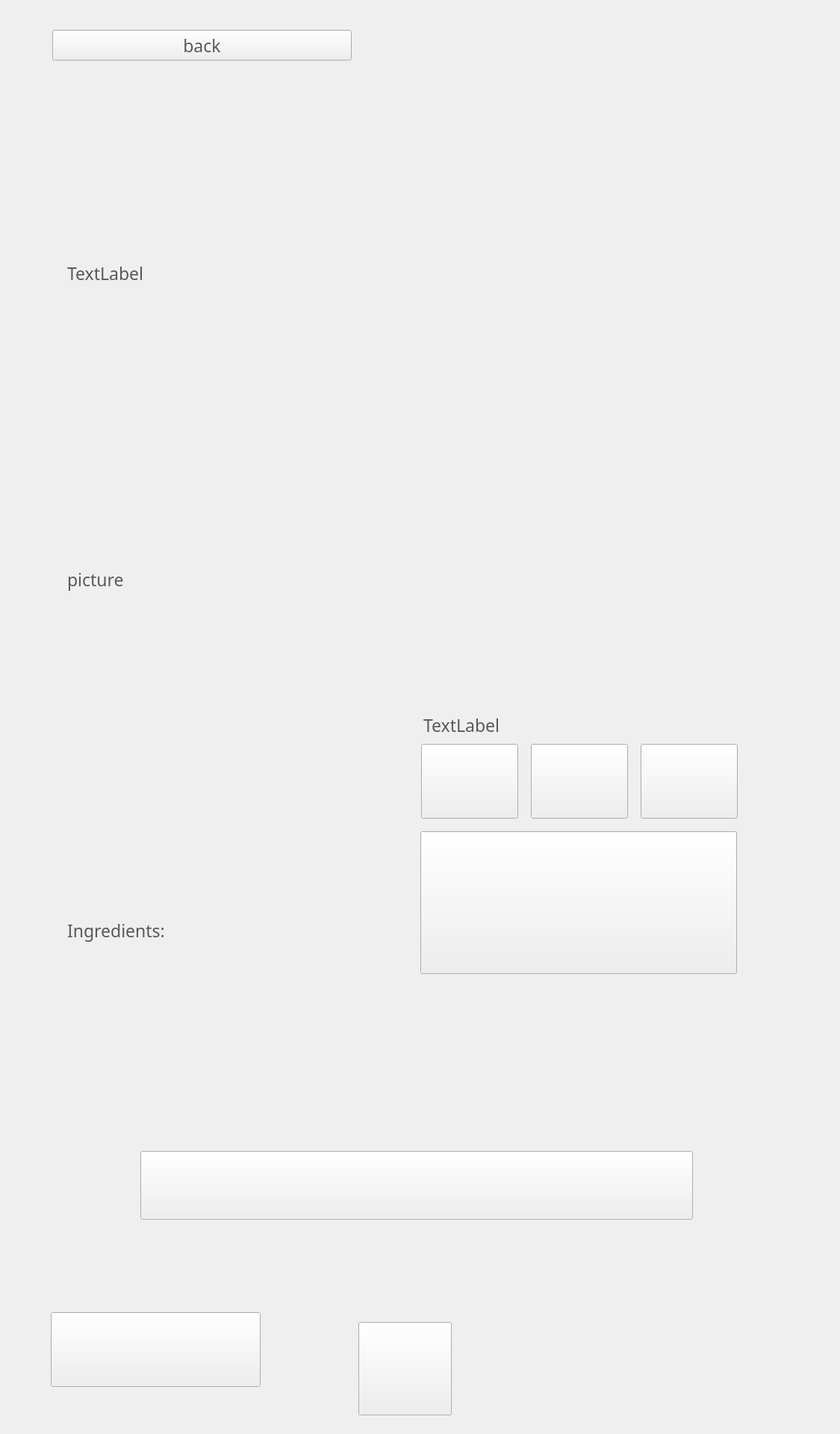
<?xml version="1.0" encoding="UTF-8"?>
<ui version="4.0">
 <class>page_product</class>
 <widget class="QWidget" name="page_product">
  <property name="geometry">
   <rect>
    <x>0</x>
    <y>0</y>
    <width>1125</width>
    <height>1920</height>
   </rect>
  </property>
  <property name="font">
   <font>
    <family>Montserrat</family>
    <pointsize>-1</pointsize>
    <weight>50</weight>
    <bold>false</bold>
   </font>
  </property>
  <property name="windowTitle">
   <string>Form</string>
  </property>
  <property name="styleSheet">
   <string notr="true">color: #58595B;
font-family: Montserrat;
font-style: light;
font-weight: normal;
font-size: 23px;
line-height: 29px;</string>
  </property>
  <widget class="QPushButton" name="pushButton_previous_page">
   <property name="geometry">
    <rect>
     <x>68</x>
     <y>1757</y>
     <width>281</width>
     <height>100</height>
    </rect>
   </property>
   <property name="text">
    <string/>
   </property>
  </widget>
  <widget class="QPushButton" name="pushButton_continue">
   <property name="geometry">
    <rect>
     <x>188</x>
     <y>1541</y>
     <width>740</width>
     <height>92</height>
    </rect>
   </property>
   <property name="autoFillBackground">
    <bool>false</bool>
   </property>
   <property name="text">
    <string/>
   </property>
  </widget>
  <widget class="QPushButton" name="pushButton_to_help">
   <property name="enabled">
    <bool>true</bool>
   </property>
   <property name="geometry">
    <rect>
     <x>480</x>
     <y>1770</y>
     <width>125</width>
     <height>125</height>
    </rect>
   </property>
   <property name="text">
    <string/>
   </property>
  </widget>
  <widget class="QLabel" name="label_price_custom">
   <property name="geometry">
    <rect>
     <x>550</x>
     <y>1160</y>
     <width>451</width>
     <height>101</height>
    </rect>
   </property>
   <property name="layoutDirection">
    <enum>Qt::LeftToRight</enum>
   </property>
   <property name="styleSheet">
    <string notr="true">font-family: Montserrat;
background-image: url(background.png);
font-style: normal;
font-weight: bold;
font-size: 36px;
line-height: 44px;
color: #FFFFFF;
text-align: center;
</string>
   </property>
   <property name="text">
    <string/>
   </property>
   <property name="alignment">
    <set>Qt::AlignCenter</set>
   </property>
   <property name="wordWrap">
    <bool>true</bool>
   </property>
  </widget>
  <widget class="QLabel" name="label_price_large">
   <property name="geometry">
    <rect>
     <x>860</x>
     <y>1040</y>
     <width>121</width>
     <height>41</height>
    </rect>
   </property>
   <property name="layoutDirection">
    <enum>Qt::LeftToRight</enum>
   </property>
   <property name="styleSheet">
    <string notr="true">font-family: Montserrat;
background-image: url(/home/df-admin/production/references/background.png);
font-style: normal;
font-weight: bold;
font-size: 36px;
line-height: 44px;
color: #3D6675;
text-align: center;</string>
   </property>
   <property name="text">
    <string/>
   </property>
   <property name="alignment">
    <set>Qt::AlignCenter</set>
   </property>
  </widget>
  <widget class="QLabel" name="label_size_custom">
   <property name="geometry">
    <rect>
     <x>570</x>
     <y>1110</y>
     <width>401</width>
     <height>41</height>
    </rect>
   </property>
   <property name="styleSheet">
    <string notr="true">color: #5E8680;
font-family: Montserrat;
font-style: light;
font-weight: normal;
font-size: 20px;
line-height: 24px;
text-align: center;
</string>
   </property>
   <property name="text">
    <string/>
   </property>
   <property name="alignment">
    <set>Qt::AlignCenter</set>
   </property>
  </widget>
  <widget class="QLabel" name="label_size_large">
   <property name="geometry">
    <rect>
     <x>860</x>
     <y>1000</y>
     <width>121</width>
     <height>31</height>
    </rect>
   </property>
   <property name="styleSheet">
    <string notr="true">color: #5E8680;
font-family: Montserrat;
font-style: light;
font-weight: normal;
font-size: 20px;
line-height: 24px;
text-align: center;</string>
   </property>
   <property name="text">
    <string/>
   </property>
   <property name="alignment">
    <set>Qt::AlignCenter</set>
   </property>
  </widget>
  <widget class="QPushButton" name="pushButton_order_small">
   <property name="geometry">
    <rect>
     <x>564</x>
     <y>996</y>
     <width>130</width>
     <height>100</height>
    </rect>
   </property>
   <property name="autoFillBackground">
    <bool>false</bool>
   </property>
   <property name="text">
    <string/>
   </property>
  </widget>
  <widget class="QPushButton" name="pushButton_order_big">
   <property name="geometry">
    <rect>
     <x>858</x>
     <y>996</y>
     <width>130</width>
     <height>100</height>
    </rect>
   </property>
   <property name="text">
    <string/>
   </property>
  </widget>
  <widget class="QPushButton" name="pushButton_order_medium">
   <property name="geometry">
    <rect>
     <x>711</x>
     <y>996</y>
     <width>130</width>
     <height>100</height>
    </rect>
   </property>
   <property name="autoFillBackground">
    <bool>false</bool>
   </property>
   <property name="text">
    <string/>
   </property>
  </widget>
  <widget class="QPushButton" name="pushButton_order_custom">
   <property name="geometry">
    <rect>
     <x>563</x>
     <y>1113</y>
     <width>424</width>
     <height>191</height>
    </rect>
   </property>
   <property name="autoFillBackground">
    <bool>false</bool>
   </property>
   <property name="text">
    <string/>
   </property>
  </widget>
  <widget class="QLabel" name="label_size_medium">
   <property name="geometry">
    <rect>
     <x>710</x>
     <y>1000</y>
     <width>131</width>
     <height>31</height>
    </rect>
   </property>
   <property name="styleSheet">
    <string notr="true">color: #5E8680;
font-family: Montserrat;
font-style: light;
font-weight: normal;
font-size: 20px;
line-height: 24px;
text-align: center;</string>
   </property>
   <property name="text">
    <string/>
   </property>
   <property name="alignment">
    <set>Qt::AlignCenter</set>
   </property>
  </widget>
  <widget class="QLabel" name="label_price_medium">
   <property name="geometry">
    <rect>
     <x>710</x>
     <y>1040</y>
     <width>131</width>
     <height>41</height>
    </rect>
   </property>
   <property name="layoutDirection">
    <enum>Qt::LeftToRight</enum>
   </property>
   <property name="styleSheet">
    <string notr="true">font-family: Montserrat;
background-image: url(/home/df-admin/production/references/background.png);
font-style: normal;
font-weight: bold;
font-size: 36px;
line-height: 44px;
color: #3D6675;
text-align: center;</string>
   </property>
   <property name="text">
    <string/>
   </property>
   <property name="alignment">
    <set>Qt::AlignCenter</set>
   </property>
  </widget>
  <widget class="QLabel" name="label_size_small">
   <property name="geometry">
    <rect>
     <x>560</x>
     <y>1000</y>
     <width>131</width>
     <height>31</height>
    </rect>
   </property>
   <property name="styleSheet">
    <string notr="true">color: #5E8680;
font-family: Montserrat;
font-style: light;
font-weight: normal;
font-size: 20px;
line-height: 24px;
text-align: center;</string>
   </property>
   <property name="text">
    <string/>
   </property>
   <property name="alignment">
    <set>Qt::AlignCenter</set>
   </property>
  </widget>
  <widget class="QLabel" name="label_price_small">
   <property name="geometry">
    <rect>
     <x>560</x>
     <y>1040</y>
     <width>131</width>
     <height>41</height>
    </rect>
   </property>
   <property name="layoutDirection">
    <enum>Qt::LeftToRight</enum>
   </property>
   <property name="styleSheet">
    <string notr="true">font-family: Montserrat;
background-image: url(/home/df-admin/production/references/background.png);
font-style: normal;
font-weight: bold;
font-size: 36px;
line-height: 44px;
color: #3D6675;
text-align: center;</string>
   </property>
   <property name="text">
    <string/>
   </property>
   <property name="alignment">
    <set>Qt::AlignCenter</set>
   </property>
  </widget>
  <widget class="QLabel" name="label_product_title">
   <property name="geometry">
    <rect>
     <x>90</x>
     <y>300</y>
     <width>881</width>
     <height>131</height>
    </rect>
   </property>
   <property name="text">
    <string>TextLabel</string>
   </property>
  </widget>
  <widget class="QLabel" name="label_product_description">
   <property name="geometry">
    <rect>
     <x>90</x>
     <y>430</y>
     <width>901</width>
     <height>321</height>
    </rect>
   </property>
   <property name="font">
    <font>
     <family>Montserrat</family>
     <pointsize>-1</pointsize>
     <weight>50</weight>
     <bold>false</bold>
    </font>
   </property>
   <property name="text">
    <string/>
   </property>
   <property name="alignment">
    <set>Qt::AlignLeading|Qt::AlignLeft|Qt::AlignTop</set>
   </property>
   <property name="wordWrap">
    <bool>true</bool>
   </property>
  </widget>
  <widget class="QLabel" name="label_product_ingredients">
   <property name="geometry">
    <rect>
     <x>97</x>
     <y>1280</y>
     <width>891</width>
     <height>261</height>
    </rect>
   </property>
   <property name="text">
    <string/>
   </property>
   <property name="alignment">
    <set>Qt::AlignLeading|Qt::AlignLeft|Qt::AlignTop</set>
   </property>
   <property name="wordWrap">
    <bool>true</bool>
   </property>
  </widget>
  <widget class="QLabel" name="label_product_photo">
   <property name="geometry">
    <rect>
     <x>90</x>
     <y>760</y>
     <width>450</width>
     <height>450</height>
    </rect>
   </property>
   <property name="text">
    <string>picture</string>
   </property>
   <property name="alignment">
    <set>Qt::AlignLeading|Qt::AlignLeft|Qt::AlignTop</set>
   </property>
   <property name="wordWrap">
    <bool>true</bool>
   </property>
  </widget>
  <widget class="QLabel" name="label_product_ingredients_title">
   <property name="geometry">
    <rect>
     <x>90</x>
     <y>1230</y>
     <width>351</width>
     <height>50</height>
    </rect>
   </property>
   <property name="text">
    <string>Ingredients:</string>
   </property>
   <property name="alignment">
    <set>Qt::AlignLeading|Qt::AlignLeft|Qt::AlignTop</set>
   </property>
  </widget>
  <widget class="QLabel" name="label_background_small">
   <property name="geometry">
    <rect>
     <x>310</x>
     <y>230</y>
     <width>67</width>
     <height>17</height>
    </rect>
   </property>
   <property name="text">
    <string/>
   </property>
  </widget>
  <widget class="QLabel" name="label_background_medium">
   <property name="geometry">
    <rect>
     <x>410</x>
     <y>230</y>
     <width>67</width>
     <height>17</height>
    </rect>
   </property>
   <property name="text">
    <string/>
   </property>
  </widget>
  <widget class="QLabel" name="label_background_large">
   <property name="geometry">
    <rect>
     <x>500</x>
     <y>240</y>
     <width>67</width>
     <height>17</height>
    </rect>
   </property>
   <property name="text">
    <string/>
   </property>
  </widget>
  <widget class="QLabel" name="label_background_custom">
   <property name="geometry">
    <rect>
     <x>400</x>
     <y>280</y>
     <width>67</width>
     <height>17</height>
    </rect>
   </property>
   <property name="text">
    <string/>
   </property>
  </widget>
  <widget class="QLabel" name="label_select_quantity">
   <property name="geometry">
    <rect>
     <x>567</x>
     <y>949</y>
     <width>393</width>
     <height>44</height>
    </rect>
   </property>
   <property name="text">
    <string>TextLabel</string>
   </property>
  </widget>
  <widget class="QPushButton" name="pushButton_back">
   <property name="geometry">
    <rect>
     <x>70</x>
     <y>40</y>
     <width>401</width>
     <height>41</height>
    </rect>
   </property>
   <property name="text">
    <string>back</string>
   </property>
  </widget>
  <widget class="QLabel" name="label_help">
   <property name="enabled">
    <bool>true</bool>
   </property>
   <property name="geometry">
    <rect>
     <x>478</x>
     <y>1773</y>
     <width>125</width>
     <height>125</height>
    </rect>
   </property>
   <property name="text">
    <string/>
   </property>
  </widget>
  <zorder>label_help</zorder>
  <zorder>pushButton_continue</zorder>
  <zorder>pushButton_order_small</zorder>
  <zorder>pushButton_order_big</zorder>
  <zorder>pushButton_order_medium</zorder>
  <zorder>pushButton_order_custom</zorder>
  <zorder>label_size_medium</zorder>
  <zorder>label_price_medium</zorder>
  <zorder>label_size_small</zorder>
  <zorder>label_price_small</zorder>
  <zorder>label_price_custom</zorder>
  <zorder>label_size_custom</zorder>
  <zorder>label_price_large</zorder>
  <zorder>label_size_large</zorder>
  <zorder>label_product_title</zorder>
  <zorder>label_product_description</zorder>
  <zorder>label_product_photo</zorder>
  <zorder>label_product_ingredients_title</zorder>
  <zorder>label_background_small</zorder>
  <zorder>label_background_medium</zorder>
  <zorder>label_background_large</zorder>
  <zorder>label_background_custom</zorder>
  <zorder>label_product_ingredients</zorder>
  <zorder>label_select_quantity</zorder>
  <zorder>pushButton_back</zorder>
  <zorder>pushButton_to_help</zorder>
  <zorder>pushButton_previous_page</zorder>
 </widget>
 <resources/>
 <connections/>
</ui>
